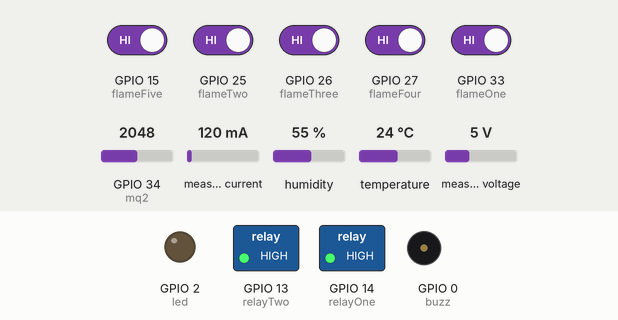
Recording of a sketch running on a simulated ESP32. Parts: switched loads named in the sketch (green lamp = pin HIGH), output pins drawn as LEDs (lit = HIGH), buzzer (waves = sounding, pin HIGH). The inputs (shaded band) are chosen by the test bench; at power-on: GPIO 15 (flameFive), GPIO 25 (flameTwo), GPIO 26 (flameThree), GPIO 27 (flameFour), GPIO 33 (flameOne) HIGH, GPIO 34 (mq2) = 2048, measured current 120 mA, humidity 55 %, temperature 24 °C, measured voltage 5 V. WiFi joins after 1.5 s; servers stay silent unless stated; uploads are accepted with an empty reply; random numbers use the default seed unless the sketch sets one; what the sketch prints to the serial monitor is not drawn.

Above: at 0.1 s.
At 2.3 s:
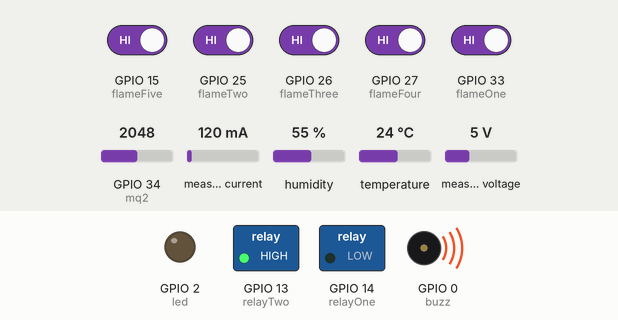
Timing chart, 0 to 3.8 s (numbered marks = the images above):
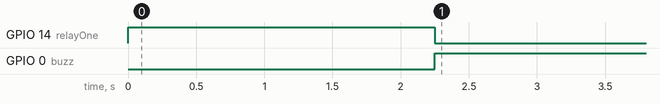

The sketch:

SiListrik.ino
```cpp
#include <DHT.h>
#include <WiFi.h>
#include <Arduino.h>
#include <HTTPClient.h>
#include <ArduinoJson.h>
#include <PZEM004Tv30.h>

#include "config.h"

#define DHTTYPE DHT11  // DHT 11

const char* ssid = WIFI_SSID;
const char* password = WIFI_PASS;

const String admin = AdminId;
const String token = TokenId;

const String serverPost = "https://silistrik.apiwa.tech/api/v1/data";
const String serverGet = "https://silistrik.apiwa.tech/api/v1/setting/";

DHT dht(5, DHTTYPE);
PZEM004Tv30 pzem(Serial2, 16, 17);

// Deklarasi GPIO
const int led = 2;
const int buzz = 0;
const int mq2 = 34;
const int dhtPin = 5;
const int flameOne = 33;
const int flameTwo = 25;
const int flameThree = 26;
const int flameFour = 27;
const int flameFive = 15;
const int relayOne = 14;
const int relayTwo = 13;

// Deklarasi Variabel
float smoke = 200;
float current = 0;
float voltage = 220;
float humidity = 75;
float temperature = 20;

int flame = 0;
int power = 200;
int relayState = 0;

// Setting data
int powerMax = 800;
int smokeMax = 300;
int temperatureMax = 30;

// Milis config
unsigned int getTime = 1;
unsigned int postTime = 30;
unsigned long getMilis = 0;
unsigned long postMilis = 0;

void setup() {
  Serial.begin(115200);
  configGPIO();
  wifiConnect();
  dht.begin();
}

void wifiConnect() {
  Serial.print(F("\n\nConnecting to "));
  Serial.println(ssid);

  WiFi.begin(ssid, password);

  while (WiFi.status() != WL_CONNECTED) {
    delay(500);
    Serial.print(".");
  }

  Serial.println(F("\nWiFi connected"));
  Serial.print(F("IP address: "));
  Serial.println(WiFi.localIP());
}

void configGPIO() {
  pinMode(mq2, INPUT);     // MQ2 as Input
  pinMode(dhtPin, INPUT);  // DHT as Input
  pinMode(flameOne, INPUT);
  pinMode(flameTwo, INPUT);
  pinMode(flameThree, INPUT);
  pinMode(flameFour, INPUT);
  pinMode(flameFive, INPUT);

  pinMode(led, OUTPUT);
  pinMode(buzz, OUTPUT);
  pinMode(relayTwo, OUTPUT);
  pinMode(relayOne, OUTPUT);

  digitalWrite(led, LOW);
  digitalWrite(buzz, LOW);
  digitalWrite(relayTwo, HIGH);
  digitalWrite(relayOne, HIGH);
}

float getCurrent() {
  // Read the data from the sensor
  float ampere = pzem.current();

  // Check if the data is valid
  if (isnan(ampere)) {
    Serial.println(F("Error reading current"));
    return current;
  } else {
    return ampere;
  }
}

float getVoltage() {
  // Read the data from the sensor
  float volt = pzem.voltage();

  // Check if the data is valid
  if (isnan(volt)) {
    Serial.println(F("Error reading Voltage"));
    return voltage;
  } else {
    return volt;
  }
}

float getTemperature() {
  float t = dht.readTemperature();  // Read temperature as Celsius (the default)

  if (isnan(t)) {
    t = random(2500, 2800) / 100.0;
  }

  return t;
}

float getHumidity() {
  float h = dht.readHumidity();  // read humidity from sensor

  if (isnan(h)) {
    h = random(6500, 7200) / 100.0;
  }

  return h;
}

float getSmoke() {
  float data;
  float input = 0;

  for (int i = 0; i < 20; i++) {
    input += analogRead(mq2);
    delay(25);
  }
  data = input / 10;
  return data;
}

int getFlame() {
  int flemeStateOne = digitalRead(flameOne);
  int flemeStateTwo = digitalRead(flameTwo);
  int flemeStateThree = digitalRead(flameThree);
  int flemeStateFour = digitalRead(flameFour);
  int flemeStateFive = digitalRead(flameFive);
  return flemeStateOne + flemeStateTwo + flemeStateThree + flemeStateFour + flemeStateFive;
}

int getData() {
  String res;
  HTTPClient http;
  http.begin(serverGet + AdminId);
  int httpCode = http.GET();

  if (httpCode == 200) {
    res = http.getString();
    StaticJsonDocument<1024> json;
    deserializeJson(json, res);
    int relay = json["relay"];
    powerMax = json["limit"];
    smokeMax = json["asap"];
    temperatureMax = json["tmax"];
    return relay;
  }

  return 0;
}

void postData() {
  Serial.println(F("Post Data"));
  String param;
  String res;
  HTTPClient http;

  StaticJsonDocument<200> buff;

  buff["api"] = flame;
  buff["asap"] = smoke;
  buff["token"] = token;
  buff["arus"] = current;
  buff["username"] = admin;
  buff["voltase"] = voltage;
  buff["kelembaban"] = humidity;
  buff["temperatur"] = temperature;

  serializeJson(buff, param);
  http.begin(serverPost);
  http.addHeader("Content-Type", "application/json");
  int statusCode = http.POST(param);
  res = http.getString();

  StaticJsonDocument<1024> json;
  deserializeJson(json, res);

  Serial.print(statusCode + " ");
  Serial.println(res);
}


void checkData() {
  power = current * voltage;
  if ((flame > 0) || (power > powerMax) || (temperature > temperatureMax) || (smoke > smokeMax)) {
    digitalWrite(buzz, HIGH);
    postData();
  } else {
    digitalWrite(buzz, LOW);
  }
}

void printData() {
  Serial.print(F("Relay:"));
  Serial.println(relayState);

  Serial.print(F("Flame:"));
  Serial.println(flame);

  Serial.print(F("Smoke:"));
  Serial.println(smoke);

  Serial.print(F("Temperatur:"));
  Serial.println(temperature);

  Serial.print(F("Humidity:"));
  Serial.println(humidity);

  Serial.print(F("Volt:"));
  Serial.println(voltage);

  Serial.print(F("Ampere:"));
  Serial.println(current);
}

void loop() {
  Serial.println("=======================");
  long milis = millis() / 1000;

  flame = getFlame();              // Read Flame
  smoke = getSmoke();              // Read Smoke
  voltage = getVoltage();          // read Voltage
  current = getCurrent();          // Read Current
  humidity = getHumidity();        // Read Humidity
  temperature = getTemperature();  // Read Temperature

  // Get data run every 3 s
  if (milis - getMilis >= getTime) {
    getMilis = milis;
    relayState = getData();

    // check relay state
    if (relayState == 1) {
      digitalWrite(led, HIGH);
      digitalWrite(relayOne, HIGH);
    } else {
      digitalWrite(led, LOW);
      digitalWrite(relayOne, LOW);
    }
  }

  // run every 30 s
  if (milis - postMilis >= postTime) {
    postMilis = milis;
    postData();
  }

  checkData();
  printData();
  delay(1000);
}
```

config.h
```cpp
/**********************************************************************************/
//WiFi Section
#define WIFI_SSID "Kos_oren"       // WiFi Name
#define WIFI_PASS "masihyanglama"  // WiFi Pass
/**********************************************************************************/
#define AdminId "admina"
#define TokenId "KitKat"
```

Measured:
- by itself, GPIO 14 (relayOne): HIGH → LOW at 2.3 s
- by itself, GPIO 0 (buzz): LOW → HIGH at 2.3 s
